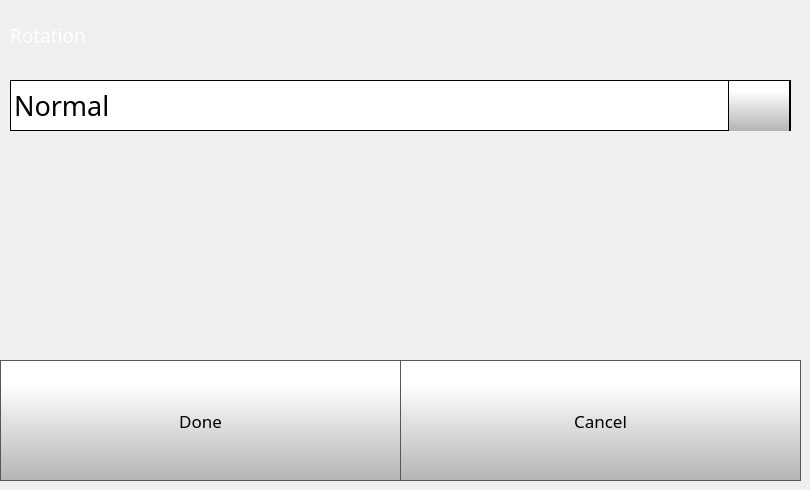
    <widget class="QWidget" name="rotateDisplaySettingsPage">
     <widget class="QPushButton" name="rotateDisplaySettingsDoneButton">
      <property name="geometry">
       <rect>
        <x>0</x>
        <y>360</y>
        <width>401</width>
        <height>121</height>
       </rect>
      </property>
      <property name="font">
       <font>
        <family>Gotham</family>
        <pointsize>13</pointsize>
       </font>
      </property>
      <property name="styleSheet">
       <string notr="true">QPushButton {
     border: 1px solid rgb(87, 87, 87);
	background-color: qlineargradient(spread:pad, x1:0, y1:1, x2:0, y2:0.188, stop:0 rgba(180, 180, 180, 255), stop:1 rgba(255, 255, 255, 255));


}

QPushButton:pressed {
    background-color: qlineargradient(x1: 0, y1: 0, x2: 0, y2: 1,
                                      stop: 0 #dadbde, stop: 1 #f6f7fa);
}

QPushButton:flat {
    border: none; /* no border for a flat push button */
}

QPushButton:default {
    border-color: navy; /* make the default button prominent */
}

QPushButton:focus {
	outline: none;
}</string>
      </property>
      <property name="text">
       <string>Done</string>
      </property>
      <property name="iconSize">
       <size>
        <width>40</width>
        <height>40</height>
       </size>
      </property>
     </widget>
     <widget class="QPushButton" name="rotateDisplaySettingsCancelButton">
      <property name="geometry">
       <rect>
        <x>400</x>
        <y>360</y>
        <width>401</width>
        <height>121</height>
       </rect>
      </property>
      <property name="font">
       <font>
        <family>Gotham</family>
        <pointsize>13</pointsize>
       </font>
      </property>
      <property name="styleSheet">
       <string notr="true">QPushButton {
     border: 1px solid rgb(87, 87, 87);
	background-color: qlineargradient(spread:pad, x1:0, y1:1, x2:0, y2:0.188, stop:0 rgba(180, 180, 180, 255), stop:1 rgba(255, 255, 255, 255));


}

QPushButton:pressed {
    background-color: qlineargradient(x1: 0, y1: 0, x2: 0, y2: 1,
                                      stop: 0 #dadbde, stop: 1 #f6f7fa);
}

QPushButton:flat {
    border: none; /* no border for a flat push button */
}

QPushButton:default {
    border-color: navy; /* make the default button prominent */
}

QPushButton:focus {
	outline: none;
}</string>
      </property>
      <property name="text">
       <string>Cancel</string>
      </property>
      <property name="iconSize">
       <size>
        <width>40</width>
        <height>40</height>
       </size>
      </property>
     </widget>
     <widget class="QComboBox" name="rotateDisplaySettingsComboBox">
      <property name="geometry">
       <rect>
        <x>10</x>
        <y>80</y>
        <width>781</width>
        <height>51</height>
       </rect>
      </property>
      <property name="font">
       <font>
        <family>Gotham</family>
        <pointsize>20</pointsize>
       </font>
      </property>
      <property name="styleSheet">
       <string notr="true"> QScrollBar:vertical {
     border: 1px solid black;
border-radius: 5px;
    background-color: rgb(40,40,40);
     width: 60px;
     margin: 67px 0 67px 0;
 }

/* Sets up the color and height of handle */
QScrollBar::handle:vertical {
border-radius: 5px;
background: qlineargradient(spread:pad, x1:0, y1:1, x2:0, y2:0.188, stop:0 rgba(180, 180, 180, 255), stop:1 rgba(255, 255, 255, 255));
min-height: 7px;
}


QScrollBar::add-line:vertical {
     border: 1px solid black;
background: qlineargradient(spread:pad, x1:0, y1:1, x2:0, y2:0.188, stop:0 rgba(180, 180, 180, 255), stop:1 rgba(255, 255, 255, 255));
     height:65px;
border-radius: 5px;
     subcontrol-position: bottom;
     subcontrol-origin: margin;
 }

 QScrollBar::sub-line:vertical {
     border: 1px solid black;
background: qlineargradient(spread:pad, x1:0, y1:1, x2:0, y2:0.188, stop:0 rgba(180, 180, 180, 255), stop:1 rgba(255, 255, 255, 255));
     height: 65px;
border-radius: 5px;
     subcontrol-position: top;
     subcontrol-origin: margin;
 }

QScrollBar::up-arrow:vertical {
 image: url(./templates/img/arrows.png);
    width: 40px;
    height: 40px;
 padding: 5px;
 }
QScrollBar::down-arrow:vertical {
 image: url(./templates/img/arrows-5.png);
    width: 40px;
    height: 40px;
 padding: 5px;
 }

/* need this to get rid of crosshatching on scrollbar background */
QScrollBar::add-page:vertical, QScrollBar::sub-page:vertical {
background: none;
}

QComboBox {
border: 1px solid black;
    padding: 0px 18px 0px 3px;
    min-width: 6em;

}

QComboBox::item {
	color: rgb(0, 0, 0);
}

QComboBox:editable {
    background: white;
}

QComboBox:!editable, QComboBox::drop-down:editable {
background: white;
}

/* QComboBox gets the &quot;on&quot; state when the popup is open */
QComboBox:!editable:on, QComboBox::drop-down:editable:on {
background: white;
}


QComboBox::drop-down {
border-left: 1px solid black;
border-right: 1px solid black;
	background-color: qlineargradient(spread:pad, x1:0, y1:1, x2:0, y2:0.188, stop:0 rgba(180, 180, 180, 255), stop:1 rgba(255, 255, 255, 255));
    width: 60px;
     height: 50px;

}

QComboBox::down-arrow {

image: url(./templates/img/arrows-5.png);
width: 30px;
height: 30px;

}


QComboBox QAbstractItemView {
    selection-background-color: rgb(40, 40, 40);
    background: white;
}</string>
      </property>
      <property name="editable">
       <bool>false</bool>
      </property>
      <property name="maxVisibleItems">
       <number>8</number>
      </property>
      <property name="iconSize">
       <size>
        <width>30</width>
        <height>30</height>
       </size>
      </property>
      <item>
       <property name="text">
        <string>Normal</string>
       </property>
      </item>
      <item>
       <property name="text">
        <string>Flipped</string>
       </property>
      </item>
     </widget>
     <widget class="QLabel" name="rotateDisplaySettingsLabel">
      <property name="geometry">
       <rect>
        <x>10</x>
        <y>10</y>
        <width>561</width>
        <height>51</height>
       </rect>
      </property>
      <property name="font">
       <font>
        <family>Gotham Light</family>
        <pointsize>14</pointsize>
        <weight>50</weight>
        <bold>false</bold>
       </font>
      </property>
      <property name="styleSheet">
       <string notr="true">color: rgb(255, 255, 255);</string>
      </property>
      <property name="text">
       <string>Rotation</string>
      </property>
     </widget>
    </widget>
